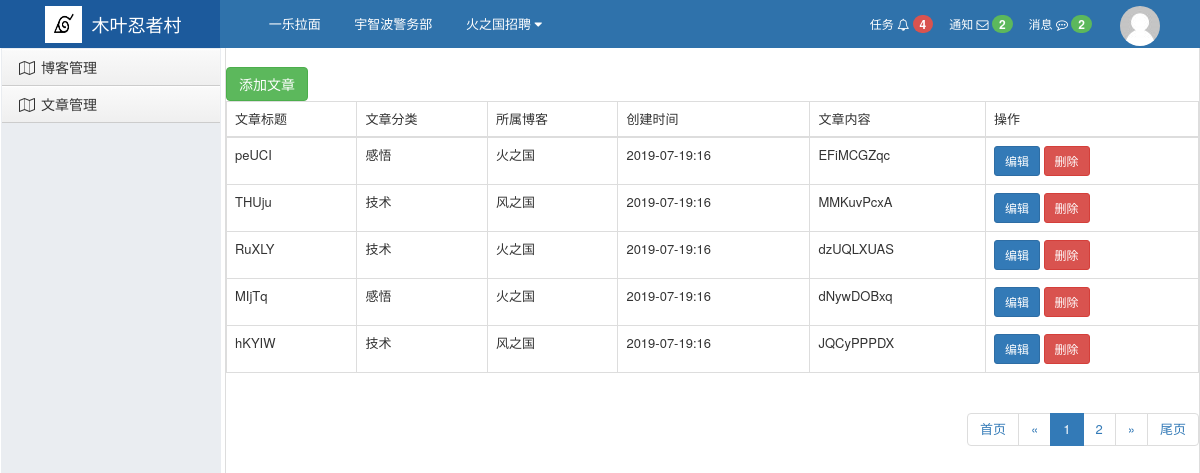
The page /blog/article_show/ on the database its author committed.
### blog/models.py (models this page shows, shortened)
class Article(models.Model):
    category_choices = (
        (1,'未分类'),
        (2,'技术'),
        (3,'杂谈'),
        (4,'感悟'),
    )
    title = models.CharField('文章标题',max_length=128,unique=True)
    category = models.IntegerField('文章分类',choices=category_choices,default=1)
    content = models.TextField('文章内容')
    create_at = models.DateTimeField(auto_now_add=True,blank=True)
    blog = models.ForeignKey(to=Blog,verbose_name='所属博客')

class Blog(models.Model):
    name = models.CharField(max_length=64,verbose_name='博客名称',unique=True)
    user = models.CharField(max_length=64,verbose_name='用户名',unique=True)

### blog/views/article.py (the view)
def article_show(request):
    all_articles = Article.objects.all()
    current_page_num = request.GET.get('page', default=1)
    per_page_counts = 5
    page_number = 11
    total_count = all_articles.count()
    page_obj = page.PageNation(request.path, current_page_num, total_count, request, per_page_counts,
                               page_number)
    all_articles = all_articles.order_by('-pk')[page_obj.start_num:page_obj.end_num]
    ret_html = page_obj.page_html()
    return render(request, 'blog/article.html', {'all_articles': all_articles, 'ret_html': ret_html})

### utils/page.py (called while the page is built)
    @property
    def start_num(self):
        if self.current_page_num == 0:
            self.current_page_num = 1
        start_num = (self.current_page_num - 1) * self.per_page_counts
        return start_num

    @property
    def end_num(self):
        end_num = self.current_page_num * self.per_page_counts
        return end_num

### templates/blog/article.html
{% extends 'layout.html' %}
{% block content %}
    <br>
    <a class="btn btn-success" href="{% url 'blog:article_add' %}">添加文章</a>
    <table class="table-hover table table-bordered">
        <thead>
        <tr>
            <td>文章标题</td>
            <td>文章分类</td>
            <td>所属博客</td>
            <td>创建时间</td>
            <td>文章内容</td>
            <td>操作</td>
        </tr>
        </thead>
        <tbody>
        {% for article in all_articles %}
            <tr>
                <td>
                    {{ article.title }}
                </td>
                <td>
                    {{ article.get_category_display }}
                </td>
                <td>
                    {{ article.blog.name }}
                </td>
                <td>
                    {{ article.create_at|date:'Y-m-d:H' }}
                </td>
                <td>
                    {{ article.content }}
                <td>
                    <a class="btn btn-sm btn-primary" href="{% url 'blog:article_edit' article.pk %}">编辑</a>
                    <a class="btn btn-danger btn-sm" href="{% url 'blog:article_del' article.pk %}">删除</a>
                </td>
            </tr>
        {% endfor %}
        </tbody>
    </table>
    {{ ret_html|safe }}
{% endblock content %}

### templates/layout.html (shortened to what this page needs)
{% load staticfiles %}
<!DOCTYPE html>
<html lang="en">
<head>
    <link rel="stylesheet" href="{% static 'plugins/bootstrap/css/bootstrap.css' %} "/>
    <link rel="stylesheet" href="{% static 'plugins/font-awesome/css/font-awesome.css' %} "/>
    <link rel="stylesheet" href="{% static 'css/commons.css' %} "/>
    <link rel="stylesheet" href="{% static 'css/nav.css' %} "/>
    <link rel="stylesheet" href="{% static 'css/menu.css' %}">
</head>
<body>
<div class="pg-header">
    <div class="nav">
        <div class="logo-area left">
            <a href="#">
                <img class="logo" src="{% static 'img/logo.png' %}">
                <span style="font-size: 18px;">木叶忍者村 </span>
            </a>
        </div>
        <div class="left-menu left">
            <a class="menu-item">一乐拉面</a>
            <a class="menu-item">宇智波警务部</a>
            <div class="menu-item">
                <span>火之国招聘</span>
                <i class="fa fa-caret-down" aria-hidden="true"></i>
            </div>
        </div>
        <div class="right-menu right clearfix">
            <div class="user-info right">
                <a href="#" class="avatar">
                    <img class="img-circle" src="{% static 'img/default.png' %}">
                </a>
            </div>
            <a class="user-menu right">
                消息
                <i class="fa fa-commenting-o" aria-hidden="true"></i>
                <span class="badge bg-success">2</span>
            </a>
            <a class="user-menu right">
                通知
                <i class="fa fa-envelope-o" aria-hidden="true"></i>
                <span class="badge bg-success">2</span>
            </a>
            <a class="user-menu right">
                任务
                <i class="fa fa-bell-o" aria-hidden="true"></i>
                <span class="badge bg-danger">4</span>
            </a>
        </div>
    </div>
</div>
<div class="pg-body">
    <div class="left-menu">
        <div class="menu-body">
            <div class="static-menu">
                <a href="{% url 'blog:blog_show' %}"><span class="icon-wrap"><i class="fa fa-map-o"
                                                                                aria-hidden="true"></i></span>
                    博客管理</a>
            </div>
            <div class="static-menu">
                <a href="{% url 'blog:article_show' %}"><span class="icon-wrap"><i class="fa fa-map-o"
                                                                                   aria-hidden="true"></i></span>
                    文章管理</a>
            </div>
        </div>
    </div>
    <div class="right-body">
        {% block content %} {% endblock %}
    </div>
</div>
</body>
</html>

### staticfiles/css/commons.css (style rules this page uses)
body { margin: 0; }
img { border: 0; }
.left { float: left; }
.right { float: right; }
.clearfix:after { clear: both; display: block; visibility: hidden; height: 0; }
.bg-danger { background-color: #d9534f !important; color: #ffffff; }
.bg-success { background-color: #5cb85c !important; color: #ffffff; }
.badge { display: inline-block; min-width: 10px; padding: 3px 7px; font-size: 12px; font-weight: bold; line-height: 1; color: #fff; text-align: center; white-space: nowrap; vertical-align: baseline; background-color: #777; border-radius: 10px; }
.img-circle { border-radius: 50%; }

### staticfiles/css/nav.css (style rules this page uses)
.nav { min-width: 980px; height: 48px; background-color: #2F72AB; color: #ffffff; line-height: 48px; overflow: visible; font-size: 12px; }
.nav .logo-area { width: 220px; overflow: hidden; height: 48px; text-align: center; background-color: #1c5a9c; }
.nav .logo-area > a { color: #ffffff; text-decoration: none; display: inline-block; }
.nav .logo-area .logo { height: 37px; width: 37px; float: left; margin: 6px; margin-right: 10px; }
.nav .left-menu { font-size: 13px; }
.nav .left-menu .menu-item { display: inline-block; padding: 0 15px; cursor: pointer; position: relative; color: white; text-decoration: none; }
.nav .right-menu .user-menu { padding: 0 8px; cursor: pointer; color: white; text-decoration: none; }
.nav .right-menu .user-info { padding: 0 30px 0 10px; height: 48px; position: relative; }
.nav .right-menu .user-info .avatar { display: inline-block; padding: 0 10px; height: 48px; }

### staticfiles/css/menu.css (style rules this page uses)
.left-menu .menu-body .static-menu .icon-wrap { width: 20px; display: inline-block; text-align: center; }
.left-menu .menu-body .static-menu a { text-decoration: none; padding: 8px 15px; border-bottom: 1px solid #ccc; color: #333; display: block; background: #efefef; background: -webkit-gradient(linear, left bottom, left top, color-stop(0, #efefef), color-stop(1, #fafafa)); background: -ms-linear-gradient(bottom, #efefef, #fafafa); background: -moz-linear-gradient(center bottom, #efefef 0%, #fafafa 100%); background: -o-linear-gradient(bottom, #efefef, #fafafa); filter: progid:dximagetransform.microsoft.gradient(startColorStr='#e3e3e3', EndColorStr='#ffffff'); -ms-filter: "progid:DXImageTransform.Microsoft.gradient(startColorStr='#fafafa',EndColorStr='#efefef')"; box-shadow: inset 0px 1px 1px white; }

### templates/layout.html (style rules this page uses)
body { margin: 0; }
.pg-body > .left-menu { background-color: #EAEDF1; position: absolute; left: 1px; top: 48px; bottom: 0; width: 220px; border: 1px solid #EAEDF1; overflow: auto; }
.pg-body > .right-body { position: absolute; left: 225px; right: 0; top: 48px; bottom: 0; overflow: scroll; border: 1px solid #ddd; border-top: 0; font-size: 13px; min-width: 755px; }
.left-menu .menu-body .static-menu .icon-wrap { width: 20px; display: inline-block; text-align: center; }
.left-menu .menu-body .static-menu a { text-decoration: none; padding: 8px 15px; border-bottom: 1px solid #ccc; color: #333; display: block; background: #efefef; background: -webkit-gradient(linear, left bottom, left top, color-stop(0, #efefef), color-stop(1, #fafafa)); background: -ms-linear-gradient(bottom, #efefef, #fafafa); background: -o-linear-gradient(bottom, #efefef, #fafafa); filter: progid:dximagetransform.microsoft.gradient(startColorStr='#e3e3e3', EndColorStr='#ffffff'); -ms-filter: "progid:DXImageTransform.Microsoft.gradient(startColorStr='#fafafa',EndColorStr='#efefef')"; box-shadow: inset 0 1px 1px white; }

### rows shown on the page
Article: title "peUCI", category "感悟", blog.name "火之国", create_at "2019-07-19:16", content "EFiMCGZqc"
Article: title "THUju", category "技术", blog.name "风之国", create_at "2019-07-19:16", content "MMKuvPcxA"
Article: title "RuXLY", category "技术", blog.name "火之国", create_at "2019-07-19:16", content "dzUQLXUAS"
Article: title "MIjTq", category "感悟", blog.name "火之国", create_at "2019-07-19:16", content "dNywDOBxq"
Article: title "hKYIW", category "技术", blog.name "风之国", create_at "2019-07-19:16", content "JQCyPPPDX"

### other values the page prints
{{ ret_html|safe }} "首页 « 1 2 » 尾页"
